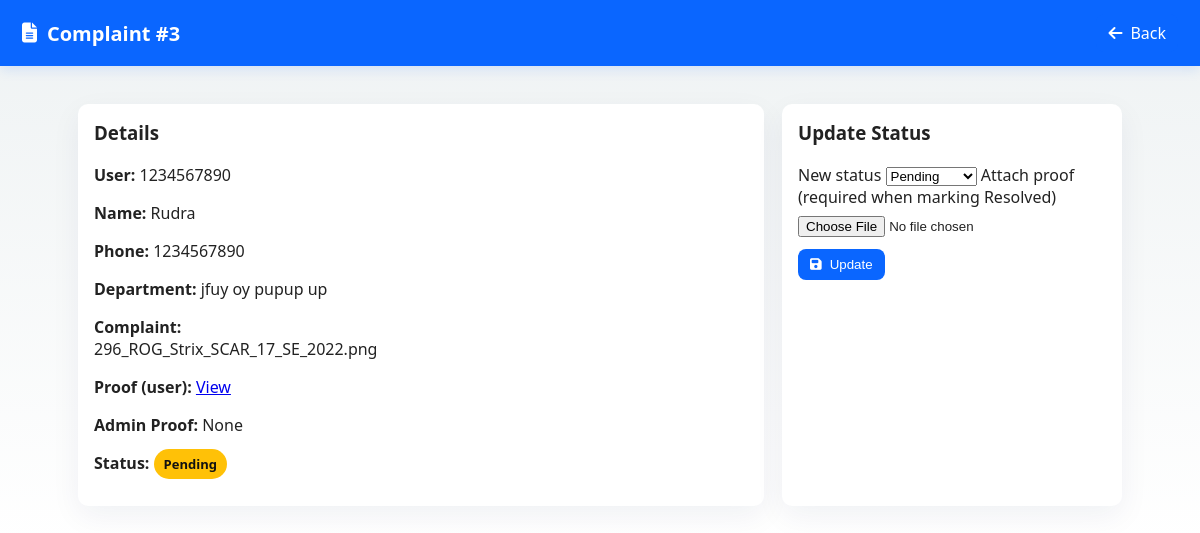
Page /admin_complaint/3 (signed in) on the earlier database version.
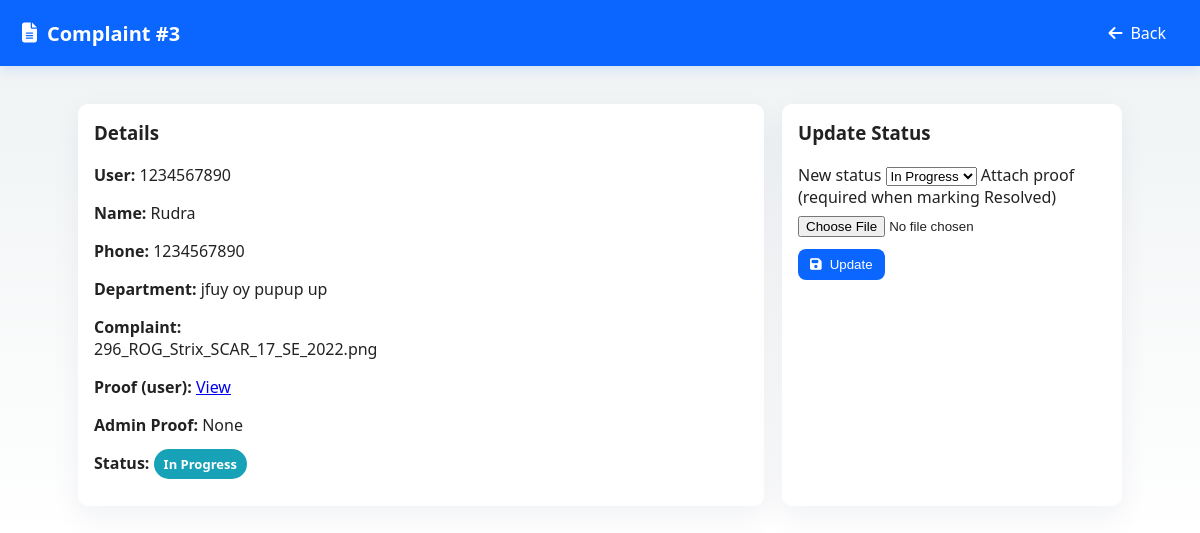
Same page on the later database version.
### tables this page shows
CREATE TABLE complaints (
                        id INTEGER PRIMARY KEY AUTOINCREMENT,
                        user_phone TEXT NOT NULL,
                        name TEXT,
                        phone TEXT,
                        district TEXT,
                        block TEXT,
                        gp TEXT,
                        village TEXT,
                        post TEXT,
                        pincode TEXT,
                        department TEXT,
                        complaint TEXT,
                        proof TEXT, status TEXT DEFAULT 'Pending', admin_proof TEXT, updated_at TEXT,
                        FOREIGN KEY(user_phone) REFERENCES users(phone)
                    );

### Civicissueproject/tempCodeRunnerFile.py (the view)
@app.route("/admin_complaint/<int:cid>")
@admin_required
def admin_complaint_view(cid):
    complaint = get_complaint_by_id(cid)
    if not complaint:
        flash("Complaint not found", "danger")
        return redirect(url_for("admin_dashboard"))
    return render_template("admin_complaint_view.html", complaint=complaint)

### Civicissueproject/tempCodeRunnerFile.py (called while the page is built)
def get_complaint_by_id(cid):
    conn = sqlite3.connect(DB_NAME)
    c = conn.cursor()
    c.execute("SELECT * FROM complaints WHERE id=?", (cid,))
    row = c.fetchone()
    conn.close()
    return row

def admin_required(fn):
    from functools import wraps
    @wraps(fn)
    def wrapper(*args, **kwargs):
        if session.get("role") != "admin":
            flash("Admin access required", "danger")
            return redirect(url_for("admin_login"))
        return fn(*args, **kwargs)
    return wrapper

### Civicissueproject/templates/admin_complaint_view.html (shortened to what this page needs)
<!DOCTYPE html>
<html lang="en">
<head>
  <link rel="stylesheet" href="{{ url_for('static', filename='css/admin_styles.css') }}">
  <link rel="stylesheet" href="https://cdnjs.cloudflare.com/ajax/libs/font-awesome/6.5.0/css/all.min.css">
</head>
<body>
  <header class="admin-header">
    <h1><i class="fas fa-file-alt"></i> Complaint #{{ complaint[0] }}</h1>
    <div><a class="btn" href="{{ url_for('admin_dashboard') }}"><i class="fas fa-arrow-left"></i> Back</a></div>
  </header>
  <main class="admin-main single-complaint">
    <section class="details-card">
      <h3>Details</h3>
      <p><strong>User:</strong> {{ complaint[1] }}</p>
      <p><strong>Name:</strong> {{ complaint[2] }}</p>
      <p><strong>Phone:</strong> {{ complaint[3] }}</p>
      <p><strong>Department:</strong> {{ complaint[11] }}</p>
      <p><strong>Complaint:</strong><br/> {{ complaint[12] }}</p>
      <p><strong>Proof (user):</strong>
        {% if complaint[13] %}
          <a href="{{ url_for('static', filename='uploads/' ~ complaint[13]) }}" target="_blank">View</a>
        {% else %}
          None
        {% endif %}
      </p>
      <p><strong>Admin Proof:</strong>
        {% if complaint[14] %}
          <a href="{{ url_for('admin_proofs', filename=complaint[14]) }}" target="_blank">View</a>
        {% else %}
          None
        {% endif %}
      </p>
      <p><strong>Status:</strong> <span class="pill {{ (complaint[13] or 'Pending')|lower|replace(' ', '-') }}">{{ complaint[13] or 'Pending' }}</span></p>
    </section>
    <section class="action-card">
      <h3>Update Status</h3>
      <form method="post" action="{{ url_for('admin_update_status_route') }}" enctype="multipart/form-data">
        <label>
          New status
          <select name="status" required>
            <option value="Pending" {% if complaint[13]=='Pending' %}selected{% endif %}>Pending</option>
            <option value="In Progress" {% if complaint[13]=='In Progress' %}selected{% endif %}>In Progress</option>
          </select>
        </label>
        <label class="file-label">
          Attach proof (required when marking Resolved)
          <input type="file" name="admin_proof" accept="image/*,video/*">
        </label>
        <div style="margin-top:12px">
          <button class="btn primary" type="submit"><i class="fas fa-save"></i> Update</button>
        </div>
      </form>
    </section>
  </main>
</body>
</html>

Differences in the rows shown:
changed complaints "Rudra": status "Pending" → "In Progress"
